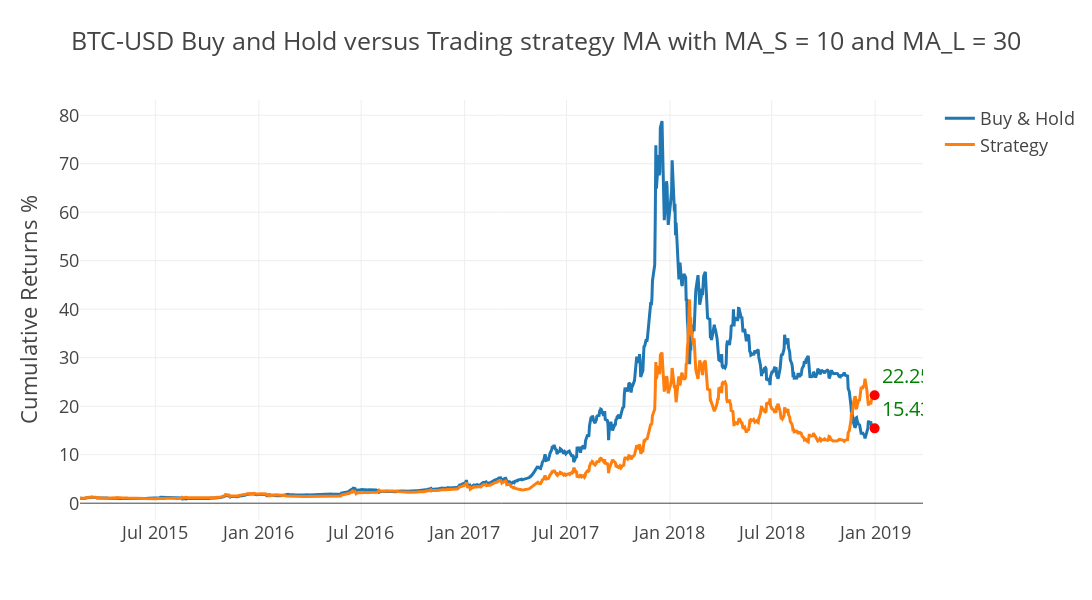

The code cell stored with this chart in its notebook:
### Code cell
tester.plot_results()

### Figure 1 — Plotly figure (JSON) as saved in the notebook; plotly's stock layout.template omitted (floating-point values rounded to 4 significant figures; data arrays with more than 128 entries replaced by an {"elided": "..."} marker saying what was removed)
{"data": [{"name": "Buy & Hold", "type": "scatter", "x": {"elided": "976 str values"}, "y": {"elided": "976 float values"}}, {"name": "Strategy", "type": "scatter", "x": {"elided": "976 str values"}, "y": {"elided": "976 float values"}}, {"marker": {"color": "red", "size": 10}, "mode": "markers+text", "showlegend": false, "text": ["15.432267432989972"], "textfont": {"color": "green", "size": 20}, "textposition": "top right", "type": "scatter", "x": ["2018-12-31T00:00:00"], "y": [15.43]}, {"marker": {"color": "red", "size": 10}, "mode": "markers+text", "showlegend": false, "text": ["22.25759911909536"], "textfont": {"color": "green", "size": 20}, "textposition": "top right", "type": "scatter", "x": ["2018-12-31T00:00:00"], "y": [22.26]}], "layout": {"height": 600, "title": {"text": "BTC-USD Buy and Hold versus Trading strategy MA with MA_S = 10 and MA_L = 30"}, "width": 1400, "yaxis": {"title": {"text": "Cumulative Returns %"}}}}
